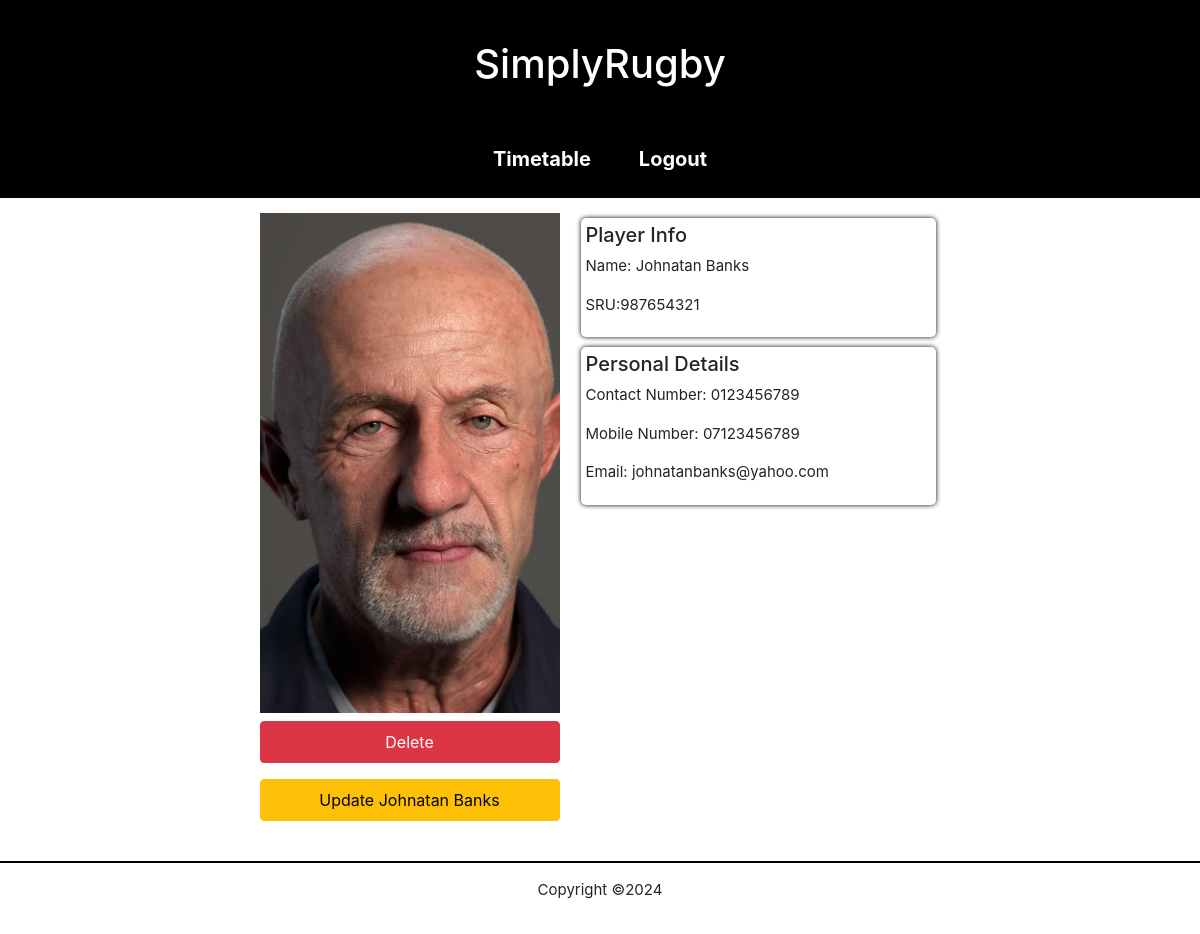
The app's page /member-page.php?id=1 (signed in) with its own data.
### tables this page shows
CREATE TABLE members (
  member_id INT PRIMARY KEY AUTO_INCREMENT NOT NULL,
  address_id INT NOT NULL,
  user_id INT,
  first_name  varchar(32) NOT NULL,
  last_name  varchar(32) NOT NULL,
  dob DATE,
  sru_no  INT NOT NULL,
  contact_no  varchar(40) NOT NULL,
  mobile_no  varchar(40),
  email_address varchar(45),
  filename VARCHAR(64),
  FOREIGN KEY (address_id) REFERENCES addresses (address_id),
  FOREIGN KEY (user_id) REFERENCES users (user_id)
);

### member-page.php (called while the page is built, shortened)
<?php
require("classes/components.php");
require("classes/utils.php");
require("classes/member.php");
$member = Member::getMember($_GET["id"]);
Components::singleMember($member);
?>

### classes/member.php (called while the page is built, shortened)
<?php
require_once("classes/utils.php");
class Member
{
  public static function getMember($playerId)
  {
    $conn = Connection::connect();
    $stmt = $conn->prepare(SQL::$getMember);
    $stmt->execute([$playerId]);
    $member = $stmt->fetch();
    return $member;
  }
}

### classes/utils.php (called while the page is built, shortened)
<?php
class Utils {
  public static function escape($input) {
    return trim(htmlspecialchars($input));
  }
}

### components/member-single.php (the view, shortened to what this page needs)
<main class="content-wrapper profile-content">
  <div class="profile-content-container">
  <div class="profile-container">
      <div>
        <img class="profile-img" src="images/<?php echo $filename; ?>" alt="Cover of <?php echo $firstName; ?>" class="profile-img">
        <form
          method="post"
          action="">
          <input type="submit" id="deleteBtn" class="btn btn-danger my-2 my-2" value="Delete">
          <input type="submit" class="btn btn-warning my-2" name="skillUpdateSubmit" value="<?php echo 'Update ', $firstName, ' ', $lastName; ?>">
        </form>
      </div>
  </div>
    <div class="profile-container">
      <div class="profile-items">
        <h2>Player Info</h2>
        <p><?php echo 'Name: ', $firstName, ' ', $lastName; ?></p>
        <p><?php echo 'SRU:', $sruNumber; ?></p>
      </div>
      <div class="profile-items">
        <h2>Personal Details</h2>
        <p><?php echo 'Contact Number: ', $contactNumber; ?></p>
        <p><?php echo 'Mobile Number: ', $mobileNumber; ?></p>
        <p><?php echo 'Email: ', $emailAddress; ?></p>
      </div>
    </div>
  </div>
</main>

### css/style.css (style rules this page uses)
* { box-sizing: border-box; }
body { margin: 0; overflow-x: hidden; }
body, button, input, textarea, select { font-family: "Arial", "Helvetica", sans-serif; font-size: 16px; }
.content-wrapper { margin: auto; width: 100%; }
input:not(input.button) { margin-bottom: 16px; padding: 8px; width: 100%; }
@media screen and (min-width:320px) { .profile-content-container { margin:15px 0; display: flex; flex-direction: column; align-items: center; } }
@media screen and (min-width:320px) { .profile-items { width: 355px; margin: 0 auto; } }
@media screen and (min-width:320px) { .profile-img { width:355px; height: 350px; object-fit: cover; } }
@media screen and (min-width:320px) { p, .skills-card div { font-size: 15px; } }
@media screen and (min-width:320px) { h2 { font-size: 20px; } }
@media screen and (min-width:320px) { .profile-items, .skills-card { margin:5px; padding:5px; border-radius: 5px; box-shadow: black 0 0 5px 0px; } }
@media screen and (min-width:320px) { p, body, td, input, select, button { font-family: -apple-system,system-ui,BlinkMacSystemFont,'Segoe UI',Roboto,'Helvetica Neue',Arial,sans-serif; } }
@media screen and (min-width: 950px) { .content-wrapper { width: 973px; } }
@media screen and (min-width: 950px) { .profile-img { height: 500px; width: 300px; object-fit: cover; } }
@media screen and (min-width: 950px) { .profile-content { width: 100%; } }
@media screen and (min-width: 950px) { .profile-container { display: flex; flex-direction: column; flex-wrap: wrap; justify-content: flex-start; align-items: stretch; align-content: flex-start; } }
@media screen and (min-width: 950px) { .profile-items:nth-child(1) { display: block; flex-grow: 0; flex-shrink: 1; flex-basis: auto; align-self: auto; order: 0; } }
@media screen and (min-width: 950px) { .profile-items:nth-child(2) { display: block; flex-grow: 0; flex-shrink: 1; flex-basis: auto; align-self: auto; order: 0; } }
@media screen and (min-width: 950px) { .profile-content-container { display: flex; flex-direction: row; align-items: start; justify-content: center; gap:16px; } }
@media screen and (min-width: 950px) { .profile-items, .skills-card { margin:5px; padding:5px; border-radius: 5px; box-shadow: black 0 0 5px 0px; } }

### records on screen
members: filename (picture), skillUpdateSubmit "Update Johnatan Banks", first_name "Johnatan", last_name "Banks", sru_no "987654321", contact_no "0123456789", mobile_no "07123456789", email_address "johnatanbanks@yahoo.com"
